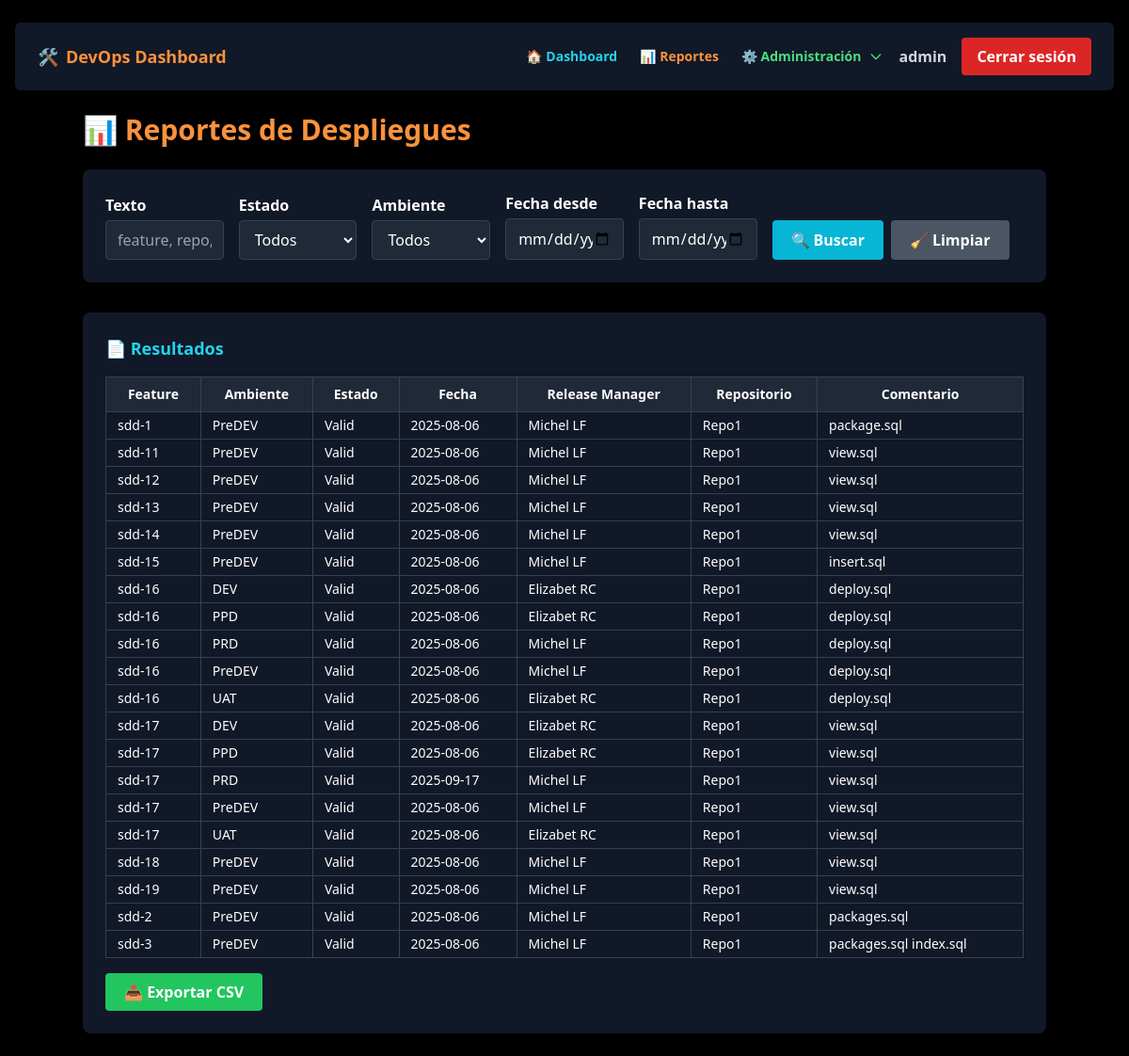
The app's page /reports (signed in), older data.
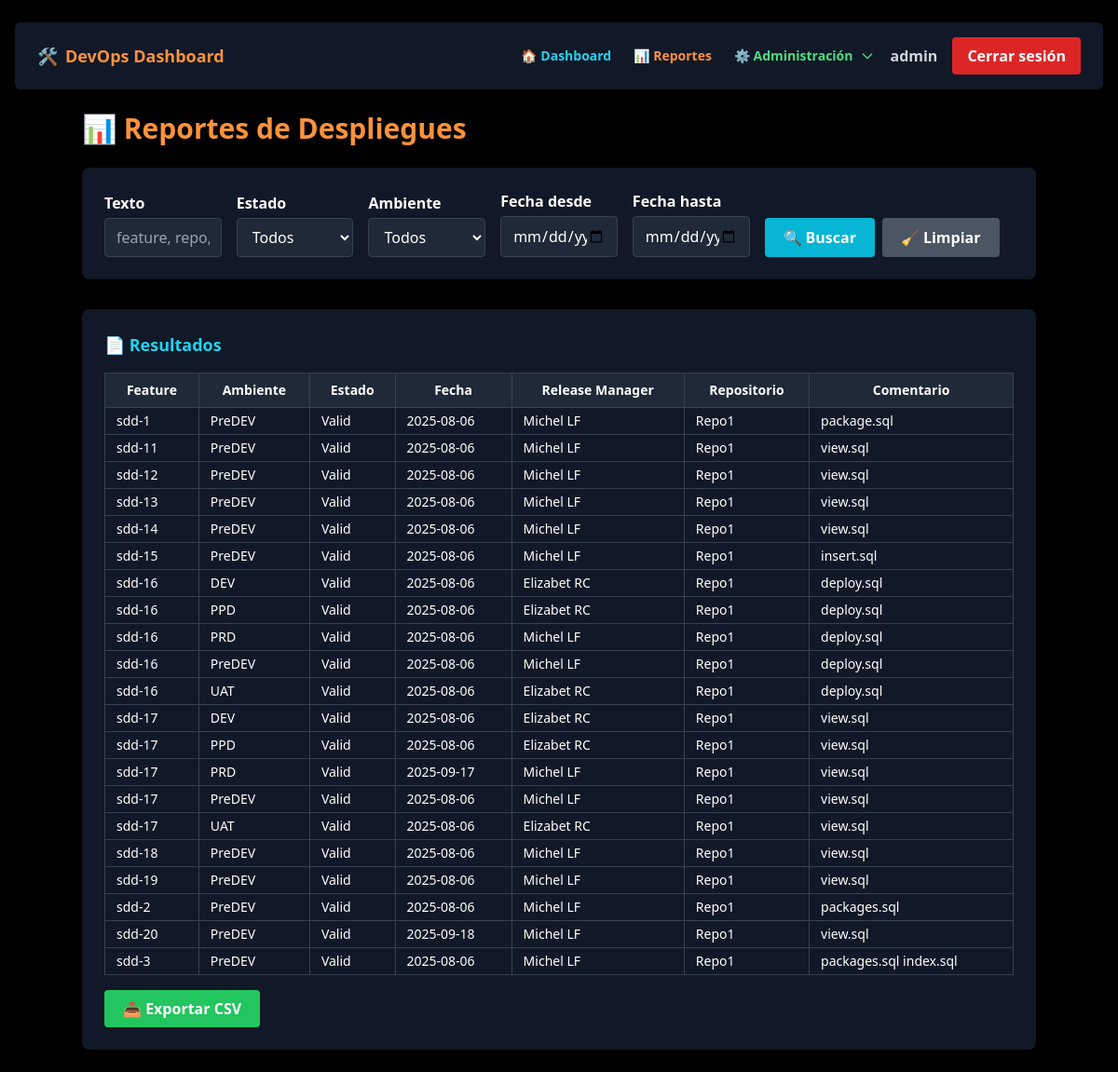
The same page, newer data.
### tables this page shows
CREATE TABLE deployments (
    id INTEGER PRIMARY KEY AUTOINCREMENT,
    feature_id INTEGER NOT NULL,
    ambiente TEXT,
    estado TEXT,
    fecha TEXT,
    release_manager TEXT,
    UNIQUE(feature_id, ambiente),
    FOREIGN KEY(feature_id) REFERENCES features(id)
);

CREATE TABLE "features" (
            id INTEGER PRIMARY KEY AUTOINCREMENT,
            product_id INTEGER NOT NULL,
            name TEXT NOT NULL,
            repositorio TEXT,
            master TEXT,
            UNIQUE(name, repositorio),
            FOREIGN KEY (product_id) REFERENCES products(id)
        );

### app.py (the view)
@app.route("/reports", methods=["GET"])
@login_required
def reports():
    filtro = request.args.get("filtro", "").strip()
    filter_estado = request.args.get("filter_estado", "")
    filter_ambiente = request.args.get("filter_ambiente", "")
    start_date = request.args.get("start_date", "")
    end_date = request.args.get("end_date", "")
    rows = get_all_features()
    def within_date_range(row):
        if not row["fecha"]:
            return False
        row_date = datetime.strptime(row["fecha"], "%Y-%m-%d")
        if start_date:
            if row_date < datetime.strptime(start_date, "%Y-%m-%d"):
                return False
        if end_date:
            if row_date > datetime.strptime(end_date, "%Y-%m-%d"):
                return False
        return True
    filtered_deployments = [
        r for r in rows
        if (not filtro or
            filtro.lower() in r["name"].lower() or
            filtro.lower() in r["repositorio"].lower() or
            filtro.lower() in (r["estado"] or "").lower())
        and (not filter_estado or r["estado"] == filter_estado)
        and (not filter_ambiente or r["ambiente"] == filter_ambiente)
        and within_date_range(r)
    ]
    return render_template("reports.html",
                           filtered_deployments=filtered_deployments,
                           ambiente_options=ambiente_options,
                           estado_options=estado_options,
                           filtro=filtro,
                           filter_estado=filter_estado,
                           filter_ambiente=filter_ambiente,
                           start_date=start_date,
                           end_date=end_date)

### app.py (called while the page is built)
def login_required(f):
    @wraps(f)
    def decorated_function(*args, **kwargs):
        if 'user_id' not in session:
            return redirect(url_for('login'))
        return f(*args, **kwargs)
    return decorated_function

### model.py (called while the page is built, shortened)
def get_db_connection():
    conn = sqlite3.connect(DB_NAME)
    conn.row_factory = sqlite3.Row
    return conn

def get_all_features(filtro=None):
    conn = get_db_connection()
    cursor = conn.cursor()
    query = '''
        SELECT
            f.id AS feature_id,
            f.name,
            f.repositorio,
            f.master,
            p.name AS type,
            s.name AS application,
            t.name AS tenancy,
            d.ambiente,
            d.estado,
            d.fecha,
            d.release_manager
        FROM features f
        JOIN products p ON f.product_id = p.id
        JOIN solutions s ON p.solution_id = s.id
        JOIN tenants t ON s.tenant_id = t.id
        LEFT JOIN deployments d ON f.id = d.feature_id
    '''
    params = []
    query += ' ORDER BY f.name, d.ambiente'
    cursor.execute(query, params)
    rows = cursor.fetchall()
    conn.close()
    return rows

### templates/reports.html (shortened to what this page needs)
<!DOCTYPE html>
<html lang="en">
<head>
  <script src="https://cdn.tailwindcss.com"></script>
</head>
<body class="bg-black text-white px-4 py-6">
<header x-data="{ open: false }" class="sticky top-0 z-50 bg-black mb-6">
  <div class="flex justify-between items-center py-4 px-4 md:px-6 bg-gray-900 rounded-md">
    <div class="text-lg font-bold text-orange-400 flex items-center gap-2">
      <span>🛠</span> <span>DevOps Dashboard</span>
    </div>
    <div class="hidden md:flex items-center space-x-4">
      <nav class="flex space-x-6 text-sm items-center">
        <a href="/" class="text-cyan-400 hover:text-cyan-300 font-semibold flex items-center gap-1">🏠 <span>Dashboard</span></a>
        <a href="/reports" class="text-orange-400 hover:text-orange-300 font-semibold flex items-center gap-1">📊 <span>Reportes</span></a>
        {% if session['role'] == 'admin' %}
        <div x-data="{ adminOpen: false }" class="relative">
          <button @mouseenter="adminOpen = true" @mouseleave="adminOpen = false"
                  @click="adminOpen = !adminOpen"
                  class="text-green-400 hover:text-green-300 font-semibold flex items-center gap-1 focus:outline-none">
            <span>⚙️ Administración</span>
            <svg class="w-4 h-4 ml-1" fill="none" stroke="currentColor" viewBox="0 0 24 24">
              <path stroke-linecap="round" stroke-linejoin="round" stroke-width="2" d="M19 9l-7 7-7-7"/>
            </svg>
          </button>
        </div>
        {% endif %}
      </nav>
      <span class="text-gray-300 font-semibold">{{ session['username'] }}</span>
      <a href="{{ url_for('logout') }}"
         class="ml-2 bg-red-600 hover:bg-red-700 text-white font-semibold px-4 py-2 rounded transition">
        Cerrar sesión
      </a>
    </div>
  </div>
</header>
<div class="max-w-5xl mx-auto">
  <h1 class="text-3xl font-bold text-orange-400 mb-6">📊 Reportes de Despliegues</h1>
<div class="bg-gray-900 p-6 rounded-lg shadow-lg mb-8">
  <form method="GET" action="/reports">
    <div class="grid md:grid-cols-7 gap-4 items-end">
      <div class="col-span-1">
        <label class="font-semibold block mb-1">Texto</label>
        <input type="text" name="filtro" value="{{ filtro }}"
               class="w-full bg-gray-800 border border-gray-700 rounded px-3 py-2"
               placeholder="feature, repo, estado...">
      </div>
      <div class="col-span-1">
        <label class="font-semibold block mb-1">Estado</label>
        <select name="filter_estado"
                class="w-full bg-gray-800 border border-gray-700 rounded px-3 py-2">
          <option value="">Todos</option>
        </select>
      </div>
      <div class="col-span-1">
        <label class="font-semibold block mb-1">Ambiente</label>
        <select name="filter_ambiente"
                class="w-full bg-gray-800 border border-gray-700 rounded px-3 py-2">
          <option value="">Todos</option>
        </select>
      </div>
      <div class="col-span-1">
        <label class="font-semibold block mb-1">Fecha desde</label>
        <input type="date" name="start_date" value="{{ start_date }}"
               class="w-full bg-gray-800 border border-gray-700 rounded px-3 py-2">
      </div>
      <div class="col-span-1">
        <label class="font-semibold block mb-1">Fecha hasta</label>
        <input type="date" name="end_date" value="{{ end_date }}"
               class="w-full bg-gray-800 border border-gray-700 rounded px-3 py-2">
      </div>
      <div class="col-span-2 flex gap-2">
        <button type="submit"
                class="flex items-center gap-1 bg-cyan-500 hover:bg-cyan-600 text-white font-semibold px-5 h-[42px] rounded">
          <span>🔍</span>
          <span>Buscar</span>
        </button>
        <a href="/reports"
           class="flex items-center gap-1 bg-gray-600 hover:bg-gray-700 text-white font-semibold px-5 h-[42px] rounded">
          <span>🧹</span>
          <span>Limpiar</span>
        </a>
      </div>
    </div>
  </form>
</div>
  {% if filtered_deployments %}
  <div class="bg-gray-900 p-6 rounded-lg shadow-lg">
    <h2 class="text-cyan-400 text-lg font-semibold mb-4">📄 Resultados</h2>
    <div class="overflow-x-auto">
      <table id="filteredTable" class="w-full text-sm table-auto">
        <thead>
          <tr class="bg-gray-800">
            <th class="px-3 py-2 border border-gray-700">Feature</th>
            <th class="px-3 py-2 border border-gray-700">Ambiente</th>
            <th class="px-3 py-2 border border-gray-700">Estado</th>
            <th class="px-3 py-2 border border-gray-700">Fecha</th>
            <th class="px-3 py-2 border border-gray-700">Release Manager</th>
            <th class="px-3 py-2 border border-gray-700">Repositorio</th>
            <th class="px-3 py-2 border border-gray-700">Comentario</th>
          </tr>
        </thead>
        <tbody>
          {% for row in filtered_deployments %}
          <tr>
            <td class="border border-gray-700 px-3 py-1">{{ row.name }}</td>
            <td class="border border-gray-700 px-3 py-1">{{ row.ambiente }}</td>
            <td class="border border-gray-700 px-3 py-1">{{ row.estado }}</td>
            <td class="border border-gray-700 px-3 py-1">{{ row.fecha or '-' }}</td>
            <td class="border border-gray-700 px-3 py-1">{{ row.release_manager or '-' }}</td>
            <td class="border border-gray-700 px-3 py-1">{{ row.repositorio }}</td>
            <td class="border border-gray-700 px-3 py-1">{{ row.master or '-' }}</td>
          </tr>
          {% endfor %}
        </tbody>
      </table>
    </div>
    <button onclick="exportFilteredCSV()"
            class="mt-4 bg-green-500 hover:bg-green-600 text-white font-semibold px-5 py-2 rounded">
      📤 Exportar CSV
    </button>
  </div>
  {% else %}
  <p class="text-gray-400 italic mt-6">No se encontraron resultados.</p>
  {% endif %}
</div>
</body>
</html>

Row changes from the older to the newer data that the page shows:
added deployments: name "sdd-20", ambiente "PreDEV", estado "Valid", fecha "2025-09-18", release_manager "Michel LF", repositorio "Repo1", master "view.sql"
